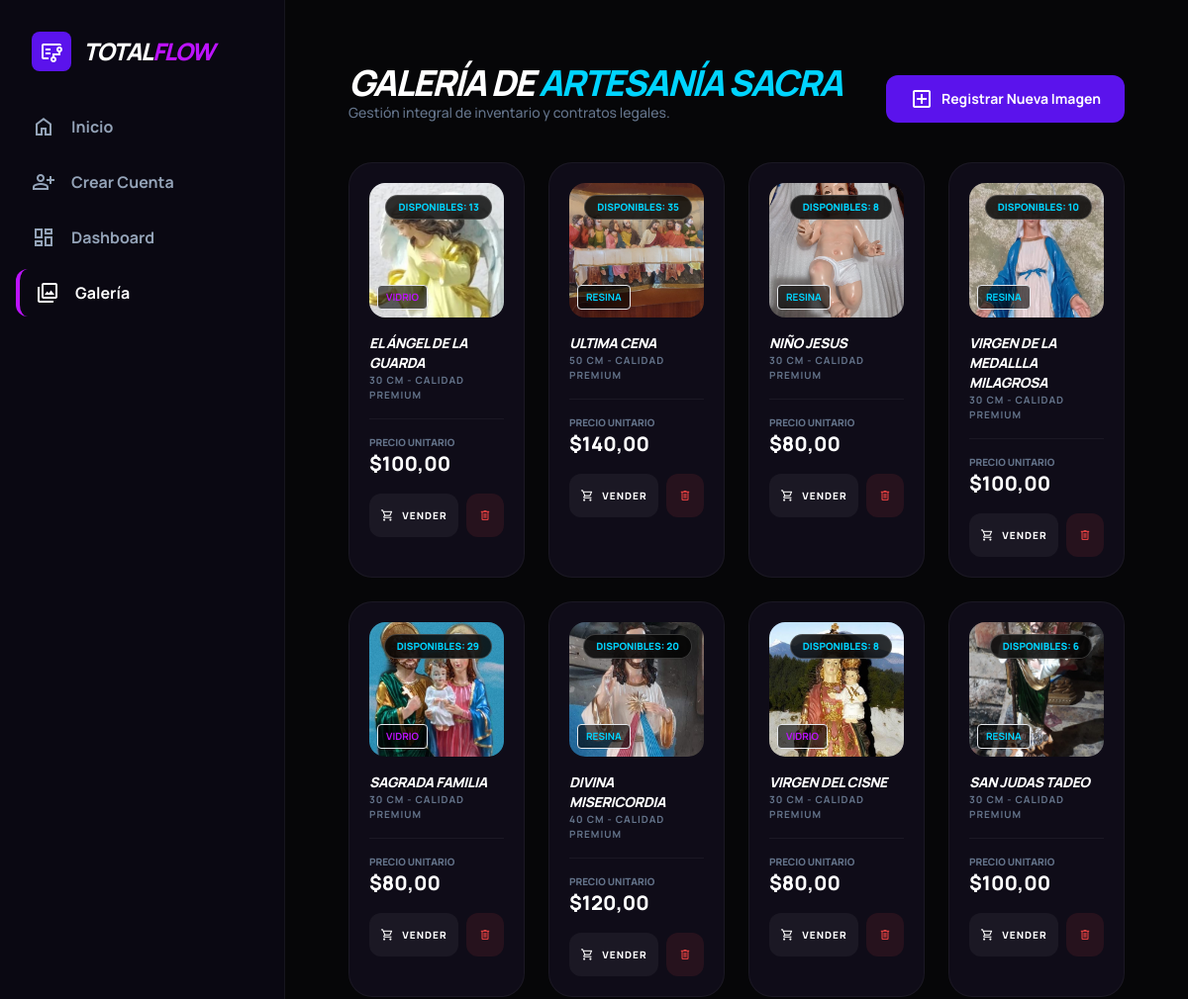
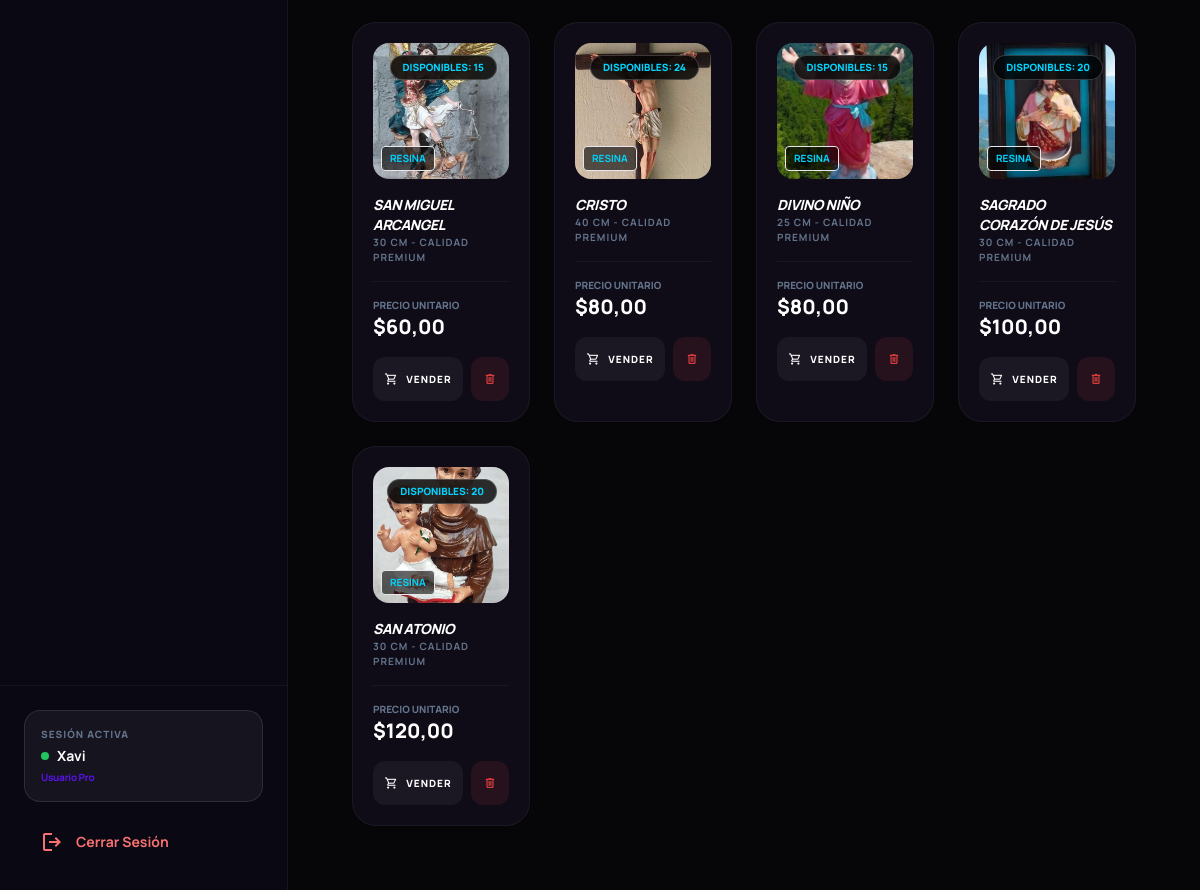
Page /galeria/ (signed in) on the committed database (2 pictures, top to bottom).
### core/models.py (models this page shows, shortened)
class Figura(models.Model):
    MATERIALES = [
        ('RESINA', 'Resina'),
        ('VIDRIO', 'Vidrio/Fibra'),
    ]
    nombre = models.CharField(max_length=100)
    medida = models.CharField(max_length=50, help_text="Ej: 40cm")
    material = models.CharField(max_length=20, choices=MATERIALES, default='RESINA')
    precio = models.DecimalField(max_digits=10, decimal_places=2)
    stock = models.IntegerField(default=0)
    descripcion = models.TextField(max_length=500, default="Artesanía Sacra - Calidad Premium", blank=True, null=True)
    imagen = models.ImageField(upload_to='figuras/', blank=True, null=True, help_text="Sube la foto de la figura")

### core/views.py (the view, shortened to what this page needs)
# urls.py: path('galeria/', views.cursos, name='cursos'),
@login_required
def cursos(request):
    figuras_db = Figura.objects.all().order_by('-id')
    return render(request, 'core/cursos.html', {'figuras': figuras_db})

### core/templates/core/cursos.html (shortened to what this page needs)
{% extends 'base/base.html' %}
{% block principal %}
<main class="flex-1 p-8 overflow-y-auto bg-background-dark transition-colors duration-500">
    <div class="flex flex-col md:flex-row justify-between items-start md:items-end mb-10 gap-4">
        <div>
            <h2 class="text-4xl font-black uppercase italic text-white tracking-tighter">
                Galería de <span class="text-neon-blue">Artesanía Sacra</span>
            </h2>
            <p class="text-slate-500 font-medium text-sm">Gestión integral de inventario y contratos legales.</p>
        </div>
        <button onclick="abrirModal()" class="bg-primary px-6 py-3 rounded-xl font-bold text-sm flex items-center gap-2 hover:scale-105 transition-all neon-glow-purple text-white">
            <span class="material-symbols-outlined">add_box</span> Registrar Nueva Imagen
        </button>
    </div>
    <div class="grid grid-cols-1 md:grid-cols-2 lg:grid-cols-4 gap-6">
        {% for f in figuras %}
        <div class="bg-card-dark border border-white/5 rounded-3xl p-5 group hover:border-neon-blue/50 transition-all duration-500 flex flex-col relative">
            <div class="relative aspect-square overflow-hidden rounded-2xl mb-4 bg-white/5">
                {% if f.imagen %}
                    <img src="{{ f.imagen.url }}" alt="{{ f.nombre }}" class="w-full h-full object-cover group-hover:scale-110 group-hover:blur-sm transition-all duration-700">
                {% else %}
                    <div class="absolute inset-0 flex items-center justify-center">
                        <span class="material-symbols-outlined text-4xl text-white/10">image_not_supported</span>
                    </div>
                {% endif %}
                <div class="absolute top-3 right-3 bg-black/80 backdrop-blur-md px-3 py-1 rounded-full border border-white/20 z-30">
                    <p class="text-[10px] font-black {% if f.stock > 0 %}text-neon-blue{% else %}text-red-500{% endif %}">
                        DISPONIBLES: {{ f.stock }}
                    </p>
                </div>
                <div class="absolute bottom-2 left-2 bg-black/60 px-2 py-1 rounded text-[10px] {% if 'VIDRIO' in f.material|upper %}text-neon-purple border-neon-purple/30{% else %}text-neon-blue border-neon-blue/30{% endif %} font-bold border uppercase z-30">
                    {{ f.material }}
                </div>
            </div>
            <h3 class="font-black text-white uppercase text-sm tracking-tight group-hover:text-neon-blue transition-colors italic">
                {{ f.nombre }}
            </h3>
            <p class="text-slate-500 text-[10px] mb-4 font-bold uppercase tracking-widest">
                {{ f.medida }} - Calidad Premium
            </p>
            <div class="flex justify-between items-center border-t border-white/5 pt-4 mb-4">
                <div>
                    <p class="text-[10px] text-slate-500 uppercase font-black">Precio Unitario</p>
                    <span class="text-xl font-black text-white">${{ f.precio }}</span>
                </div>
            </div>
            <div class="flex gap-2">
                {% if f.stock > 0 %}
                <button onclick="abrirModalVenta('{{ f.id }}', '{{ f.nombre }}', '{{ f.precio }}')"
                        class="flex-1 bg-white/5 hover:bg-neon-blue hover:text-black text-white font-black py-3 rounded-xl transition-all text-[10px] uppercase tracking-widest flex items-center justify-center gap-2 group/btn">
                    <span class="material-symbols-outlined text-sm group-hover/btn:animate-bounce">shopping_cart</span>
                    Vender
                </button>
                {% else %}
                <button disabled class="flex-1 bg-red-500/10 text-red-500/50 font-black py-3 rounded-xl text-[10px] uppercase tracking-widest cursor-not-allowed italic">
                    Agotado
                </button>
                {% endif %}
                <a href="{% url 'eliminar_figura' f.id %}"
                   onclick="return confirm('¿Estás seguro de que deseas eliminar esta pieza?')"
                   class="bg-red-500/10 hover:bg-red-600 text-red-500 hover:text-white px-3 py-3 rounded-xl transition-all flex items-center justify-center">
                    <span class="material-symbols-outlined text-sm">delete</span>
                </a>
            </div>
        </div>
        {% endfor %}
    </div>
</main>
{% endblock %}

### core/templates/base/base.html (shortened to what this page needs)
{% load static %}
<!DOCTYPE html>
<html id="htmlTag" class="dark theme-cyber" lang="es">
<head>
    <script src="https://cdn.tailwindcss.com"></script>
</head>
<body class="min-h-screen flex">
    {% include 'base/header_private.html' %}
    <div class="flex-1 flex flex-col h-screen overflow-y-auto custom-scroll">
        <main class="p-4 md:p-6 lg:p-8">
            {% block principal %}{% endblock %}
        </main>
    </div>
</body>
</html>

### core/templates/base/header_private.html
<aside class="w-72 bg-sidebar-dark border-r border-white/5 flex flex-col shrink-0 h-screen">
    <div class="p-8 flex items-center gap-3">
        <div class="size-10 bg-primary rounded-lg flex items-center justify-center neon-glow-purple">
            <span class="material-symbols-outlined text-white">flowsheet</span>
        </div>
        <span class="font-extrabold text-2xl tracking-tighter uppercase italic">
            Total<span class="text-neon-purple">Flow</span>
        </span>
    </div>
    <nav class="flex-1 px-4 space-y-2">
        <a href="{% url 'landing' %}" class="flex items-center gap-4 px-4 py-3 rounded-xl {% if request.resolver_match.url_name == 'landing' %}bg-primary/20 text-white border-l-4 border-neon-purple{% else %}text-slate-400 hover:text-white hover:bg-white/5{% endif %} transition-all">
            <span class="material-symbols-outlined">home</span>
            <span class="font-bold">Inicio</span>
        </a>
        <a href="{% url 'register' %}" class="flex items-center gap-4 px-4 py-3 rounded-xl {% if request.resolver_match.url_name == 'register' %}bg-primary/20 text-white border-l-4 border-neon-purple{% else %}text-slate-400 hover:text-white hover:bg-white/5{% endif %} transition-all">
            <span class="material-symbols-outlined">person_add</span>
            <span class="font-bold">Crear Cuenta</span>
        </a>
        <a href="{% url 'dashboard' %}" class="flex items-center gap-4 px-4 py-3 rounded-xl {% if request.resolver_match.url_name == 'dashboard' %}bg-primary/20 text-white border-l-4 border-neon-purple{% else %}text-slate-400 hover:text-white hover:bg-white/5{% endif %} transition-all">
            <span class="material-symbols-outlined">dashboard</span>
            <span class="font-bold">Dashboard</span>
        </a>
        <a href="{% url 'cursos' %}" class="flex items-center gap-4 px-4 py-3 rounded-xl {% if request.resolver_match.url_name == 'cursos' %}bg-primary/20 text-white border-l-4 border-neon-purple{% else %}text-slate-400 hover:text-white hover:bg-white/5{% endif %} transition-all">
            <span class="material-symbols-outlined">collections</span>
            <span class="font-bold">Galería</span>
        </a>
    </nav>
    <div class="p-6 border-t border-white/5 mt-auto">
        {% if user.is_authenticated %}
            <div class="bg-white/5 p-4 rounded-2xl border border-white/10 mb-4">
                <p class="text-[10px] text-slate-500 uppercase font-black tracking-widest mb-1">Sesión activa</p>
                <div class="flex items-center gap-2">
                    <div class="size-2 bg-green-500 rounded-full animate-pulse"></div>
                    <p class="font-bold text-sm text-white">{{ user.username }}</p>
                </div>
                <p class="text-[10px] text-primary font-bold mt-1 tracking-tight">Usuario Pro</p>
            </div>
            <a href="{% url 'logout' %}" class="flex items-center gap-3 px-4 py-3 text-red-400 hover:bg-red-500/10 rounded-xl transition-all group">
                <span class="material-symbols-outlined group-hover:rotate-180 transition-transform">logout</span>
                <span class="font-bold text-sm">Cerrar Sesión</span>
            </a>
        {% else %}
            <a href="{% url 'login' %}" class="flex items-center gap-3 px-4 py-3 text-neon-blue hover:bg-neon-blue/10 rounded-xl transition-all">
                <span class="material-symbols-outlined">login</span>
                <span class="font-bold text-sm">Iniciar Sesión</span>
            </a>
        {% endif %}
    </div>
</aside>

### core/templates/base/base.html (style rules this page uses)
body { @apply transition-all duration-500; background-color: var(--bg-dark); color: var(--text-main); }

### rows in the picture
Figura: imagen (picture), stock "13", material "VIDRIO", nombre "EL ÁNGEL DE LA GUARDA", medida "30 CM", precio "100,00"
Figura: imagen (picture), stock "35", material "RESINA", nombre "ULTIMA CENA", medida "50 CM", precio "140,00"
Figura: imagen (picture), stock "8", material "RESINA", nombre "NIÑO JESUS", medida "30 CM", precio "80,00"
Figura: imagen (picture), stock "10", material "RESINA", nombre "VIRGEN DE LA MEDALLLA MILAGROSA", medida "30 CM", precio "100,00"
Figura: imagen (picture), stock "29", material "VIDRIO", nombre "SAGRADA FAMILIA", medida "30 CM", precio "80,00"
Figura: imagen (picture), stock "20", material "RESINA", nombre "DIVINA MISERICORDIA", medida "40 CM", precio "120,00"
Figura: imagen (picture), stock "8", material "VIDRIO", nombre "VIRGEN DEL CISNE", medida "30 CM", precio "80,00"
Figura: imagen (picture), stock "6", material "RESINA", nombre "SAN JUDAS TADEO", medida "30 CM", precio "100,00"
Figura: imagen (picture), stock "15", material "RESINA", nombre "SAN MIGUEL ARCANGEL", medida "30 CM", precio "60,00"
Figura: imagen (picture), stock "24", material "RESINA", nombre "CRISTO", medida "40 CM", precio "80,00"
Figura: imagen (picture), stock "15", material "RESINA", nombre "DIVINO NIÑO", medida "25 CM", precio "80,00"
Figura: imagen (picture), stock "20", material "RESINA", nombre "SAGRADO CORAZÓN DE JESÚS", medida "30 CM", precio "100,00"
Figura: imagen (picture), stock "20", material "RESINA", nombre "SAN ATONIO", medida "30 CM", precio "120,00"

### other values in the picture
{{ user.username }} "Xavi"
